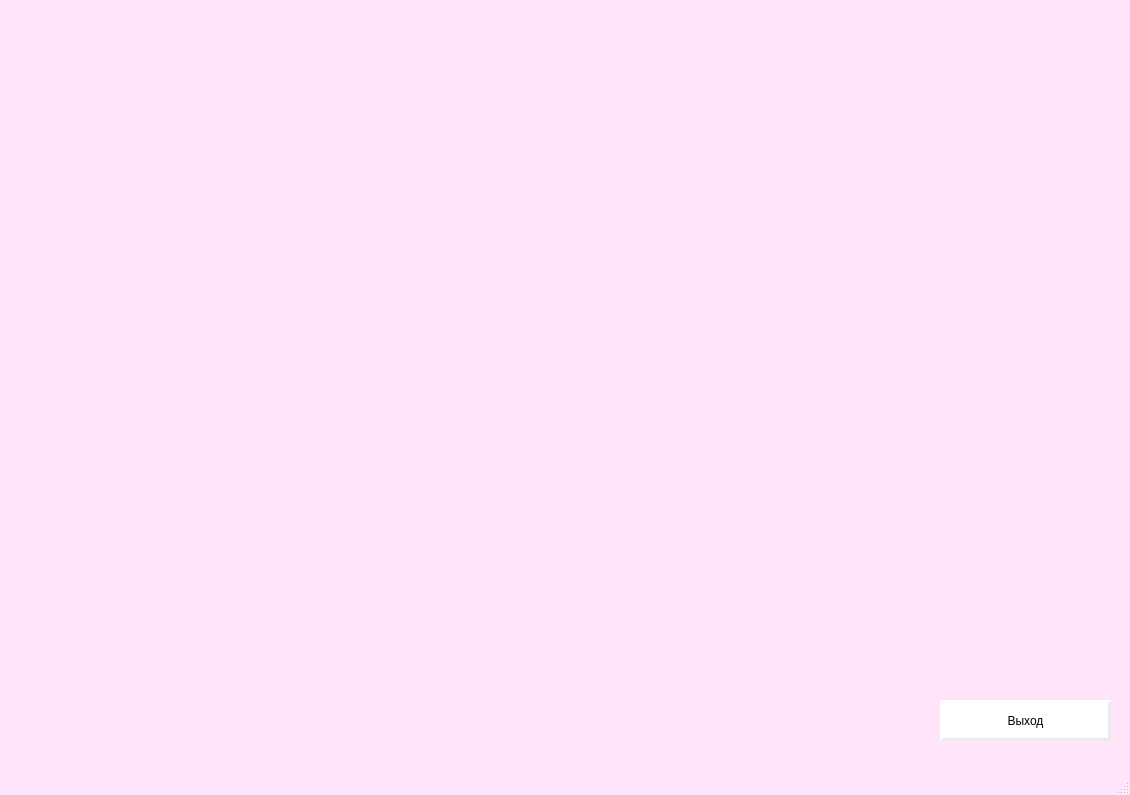
<?xml version="1.0" encoding="UTF-8"?>
<ui version="4.0">
 <class>MainWindow</class>
 <widget class="QMainWindow" name="MainWindow">
  <property name="geometry">
   <rect>
    <x>0</x>
    <y>0</y>
    <width>1130</width>
    <height>795</height>
   </rect>
  </property>
  <property name="minimumSize">
   <size>
    <width>1130</width>
    <height>795</height>
   </size>
  </property>
  <property name="maximumSize">
   <size>
    <width>1130</width>
    <height>795</height>
   </size>
  </property>
  <property name="windowTitle">
   <string>specialization</string>
  </property>
  <property name="styleSheet">
   <string notr="true">QMainWindow
{
 border-image: url(C:/PyQt/pythonProject/site_page/fon.jpg)
}

QMainWindow
{
 background-color:rgb(255, 228, 250)
}

QPushButton
{	
	 font: 8pt &quot;Segoe Script&quot;;
	 background-color: rgb(255, 255, 255);
	 border-style: outset;
	 border-width: 3px;
	 border-color: rgb(235, 235, 235);
	 color: black;
}

QPushButton:hover
{
	background-color:rgb(247, 214, 239);
	border-width: 2px;
	border-color: rgb(235, 235, 235);
}

QPushButton:pressed
{
	background-color: rgb(231, 200, 225);
	border-width: 2px;
	border-color: rgb(235, 235, 235);
}</string>
  </property>
  <widget class="QWidget" name="centralwidget">
   <widget class="QPushButton" name="pushButton_specialization">
    <property name="geometry">
     <rect>
      <x>940</x>
      <y>700</y>
      <width>171</width>
      <height>41</height>
     </rect>
    </property>
    <property name="minimumSize">
     <size>
      <width>171</width>
      <height>41</height>
     </size>
    </property>
    <property name="maximumSize">
     <size>
      <width>171</width>
      <height>41</height>
     </size>
    </property>
    <property name="text">
     <string>Выход</string>
    </property>
   </widget>
  </widget>
  <widget class="QMenuBar" name="menubar">
   <property name="geometry">
    <rect>
     <x>0</x>
     <y>0</y>
     <width>1130</width>
     <height>26</height>
    </rect>
   </property>
  </widget>
  <widget class="QStatusBar" name="statusbar"/>
 </widget>
 <resources/>
 <connections/>
</ui>
